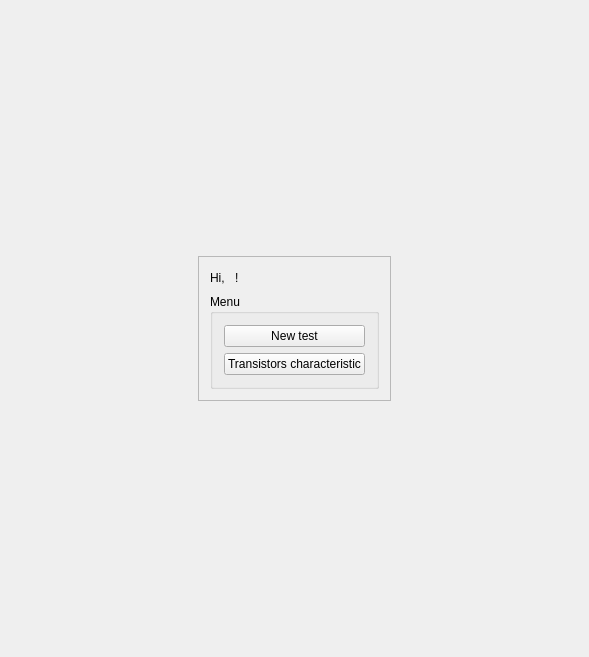
<?xml version="1.0" encoding="UTF-8"?>
<ui version="4.0">
 <class>MenuWgt</class>
 <widget class="QWidget" name="MenuWgt">
  <property name="geometry">
   <rect>
    <x>0</x>
    <y>0</y>
    <width>589</width>
    <height>657</height>
   </rect>
  </property>
  <property name="windowTitle">
   <string>MenuWgt</string>
  </property>
  <layout class="QVBoxLayout" name="verticalLayout_3">
   <item alignment="Qt::AlignHCenter|Qt::AlignVCenter">
    <widget class="QFrame" name="frame">
     <property name="sizePolicy">
      <sizepolicy hsizetype="Maximum" vsizetype="Maximum">
       <horstretch>0</horstretch>
       <verstretch>0</verstretch>
      </sizepolicy>
     </property>
     <property name="frameShape">
      <enum>QFrame::StyledPanel</enum>
     </property>
     <property name="frameShadow">
      <enum>QFrame::Raised</enum>
     </property>
     <layout class="QVBoxLayout" name="verticalLayout_2">
      <item>
       <layout class="QHBoxLayout" name="horizontalLayout">
        <property name="spacing">
         <number>0</number>
        </property>
        <item>
         <widget class="QLabel" name="label_2">
          <property name="sizePolicy">
           <sizepolicy hsizetype="Maximum" vsizetype="Maximum">
            <horstretch>0</horstretch>
            <verstretch>0</verstretch>
           </sizepolicy>
          </property>
          <property name="text">
           <string>Hi, </string>
          </property>
         </widget>
        </item>
        <item>
         <widget class="QLabel" name="lblName">
          <property name="sizePolicy">
           <sizepolicy hsizetype="Maximum" vsizetype="Maximum">
            <horstretch>0</horstretch>
            <verstretch>0</verstretch>
           </sizepolicy>
          </property>
          <property name="text">
           <string/>
          </property>
         </widget>
        </item>
        <item>
         <widget class="QLabel" name="label_3">
          <property name="sizePolicy">
           <sizepolicy hsizetype="Maximum" vsizetype="Maximum">
            <horstretch>0</horstretch>
            <verstretch>0</verstretch>
           </sizepolicy>
          </property>
          <property name="text">
           <string>!</string>
          </property>
         </widget>
        </item>
        <item>
         <spacer name="horizontalSpacer">
          <property name="orientation">
           <enum>Qt::Horizontal</enum>
          </property>
          <property name="sizeHint" stdset="0">
           <size>
            <width>40</width>
            <height>20</height>
           </size>
          </property>
         </spacer>
        </item>
       </layout>
      </item>
      <item>
       <widget class="QGroupBox" name="groupBox">
        <property name="title">
         <string>Menu</string>
        </property>
        <layout class="QVBoxLayout" name="verticalLayout">
         <item>
          <widget class="QPushButton" name="btnNewTest">
           <property name="text">
            <string>New test</string>
           </property>
          </widget>
         </item>
         <item>
          <widget class="QPushButton" name="btnChtic">
           <property name="text">
            <string>Transistors characteristic</string>
           </property>
          </widget>
         </item>
        </layout>
       </widget>
      </item>
     </layout>
    </widget>
   </item>
  </layout>
 </widget>
 <layoutdefault spacing="6" margin="11"/>
 <resources/>
 <connections/>
</ui>
